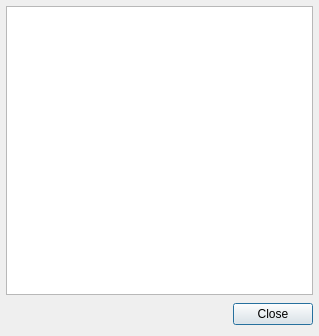
<ui version="4.0" >
 <author></author>
 <comment></comment>
 <exportmacro></exportmacro>
 <class>InfoText</class>
 <widget class="QDialog" name="InfoText" >
  <property name="geometry" >
   <rect>
    <x>0</x>
    <y>0</y>
    <width>319</width>
    <height>336</height>
   </rect>
  </property>
  <property name="windowTitle" >
   <string>Information</string>
  </property>
  <layout class="QVBoxLayout" >
   <property name="margin" >
    <number>6</number>
   </property>
   <property name="spacing" >
    <number>4</number>
   </property>
   <item>
    <widget class="QTextEdit" name="textEdit" >
     <property name="readOnly" >
      <bool>true</bool>
     </property>
    </widget>
   </item>
   <item>
    <layout class="QHBoxLayout" >
     <property name="margin" >
      <number>0</number>
     </property>
     <property name="spacing" >
      <number>6</number>
     </property>
     <item>
      <spacer>
       <property name="orientation" >
        <enum>Qt::Horizontal</enum>
       </property>
       <property name="sizeHint" >
        <size>
         <width>131</width>
         <height>31</height>
        </size>
       </property>
      </spacer>
     </item>
     <item>
      <widget class="QPushButton" name="closeButton" >
       <property name="text" >
        <string>Close</string>
       </property>
      </widget>
     </item>
    </layout>
   </item>
  </layout>
 </widget>
 <pixmapfunction></pixmapfunction>
 <resources/>
 <connections>
  <connection>
   <sender>closeButton</sender>
   <signal>clicked()</signal>
   <receiver>InfoText</receiver>
   <slot>reject()</slot>
   <hints>
    <hint type="sourcelabel" >
     <x>369</x>
     <y>253</y>
    </hint>
    <hint type="destinationlabel" >
     <x>179</x>
     <y>282</y>
    </hint>
   </hints>
  </connection>
 </connections>
</ui>
